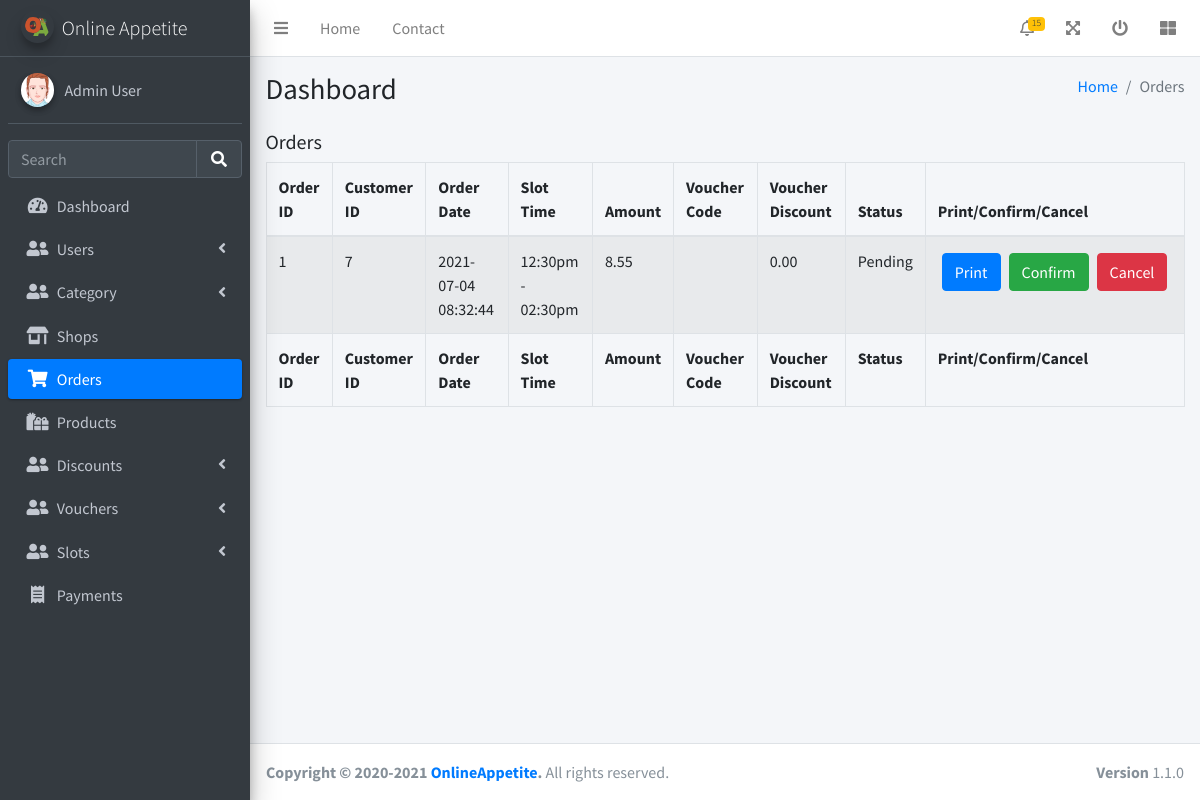
The page /admin/viewOrders.php (signed in) on the database its author committed.
### tables this page shows
CREATE TABLE ORDERS (
	ORDER_ID INTEGER NOT NULL PRIMARY KEY AUTOINCREMENT,
	USER_ID INTEGER NOT NULL,
	SLOT_ID INTEGER NOT NULL,
	STATUS INTEGER DEFAULT 1,
	ORDER_DATE DATETIME(0) DEFAULT CURRENT_TIMESTAMP,
	AMOUNT INTEGER NOT NULL,
	VOUCHER_CODE VARCHAR(30) NULL,
	VOUCHER_DISCOUNT INTEGER NULL,
	FOREIGN KEY (USER_ID) REFERENCES USERS (USER_ID) ON DELETE CASCADE
);

CREATE TABLE SLOTS (
	SLOT_ID INTEGER NOT NULL PRIMARY KEY AUTOINCREMENT,
	SLOT_TIME VARCHAR(30) NOT NULL
);

### utils/database.php (called while the page is built, shortened)
<?php
try {
    $conn = new PDO("sqlite:" . __DIR__ . "/../database.sqlite");
    $conn->setAttribute(PDO::ATTR_ERRMODE, PDO::ERRMODE_EXCEPTION);
} catch (PDOException $e) {
    die("Connection failed: " . $e->getMessage());
}
function fetch_all_row($sql)
{
    global $conn;
    $stmt = $conn->prepare($sql);
    $stmt->execute();
    $res = $stmt->fetchAll(PDO::FETCH_ASSOC);
    return $res;
}

### admin/viewOrders.php (the view, shortened to what this page needs)
<?php
require_once '../utils/database.php';
?>
<!DOCTYPE html>
<html lang="en">
<head>
  <link rel="stylesheet" href="/css/fontawesome-free/css/all.min.css">
  <link rel="stylesheet" href="/css/datatables-bs4/dataTables.bootstrap4.min.css">
  <link rel="stylesheet" href="/css/datatables-responsive/responsive.bootstrap4.min.css">
  <link rel="stylesheet" href="/css/datatables-buttons/buttons.bootstrap4.min.css">
  <link rel="stylesheet" href="https://code.ionicframework.com/ionicons/2.0.1/css/ionicons.min.css">
  <link rel="stylesheet" href="/css/adminlte/adminlte.min.css">
</head>
<body class="hold-transition sidebar-mini">
  <div class="wrapper">
    <?php
    include 'header.php';
    $orders = fetch_all_row('SELECT * FROM ORDERS INNER JOIN SLOTS USING (SLOT_ID)');
    ?>
    <div class="content-wrapper">
      <section class="content-header">
        <div class="container-fluid">
          <div class="row mb-2">
            <div class="col-sm-6">
              <h1>Dashboard</h1>
            </div>
            <div class="col-sm-6">
              <ol class="breadcrumb float-sm-right">
                <li class="breadcrumb-item"><a href="#">Home</a></li>
                <li class="breadcrumb-item active">Orders</li>
              </ol>
            </div>
          </div>
        </div>
      </section>
      <section class="content">
        <div class="container-fluid">
          <h5 class="mb-2">Orders</h5>
          <table id="shopTable" class="table table-bordered table-striped">
            <thead>
              <tr>
                <th>Order ID</th>
                <th>Customer ID</th>
                <th>Order Date</th>
                <th>Slot Time</th>
                <th>Amount</th>
                <th>Voucher Code</th>
                <th>Voucher Discount</th>
                <th>Status</th>
                <th class="no-sort no-search">Print/Confirm/Cancel</th>
              </tr>
            </thead>
            <tbody>
              <?php foreach ($orders as $order) { ?>
                <tr>
                  <td><?= $order['ORDER_ID'] ?></td>
                  <td><?= $order['USER_ID'] ?></td>
                  <td><?= $order['ORDER_DATE'] ?></td>
                  <td><?= $order['SLOT_TIME'] ?></td>
                  <td><?= number_format($order['AMOUNT'] / 100, 2) ?></td>
                  <td><?= $order['VOUCHER_CODE'] ?? '-' ?></td>
                  <td><?= number_format($order['VOUCHER_DISCOUNT'] / 100, 2) ?></td>
                  <td><?php
                      switch ($order['STATUS']) {
                        case 1:
                          echo 'Pending';
                          break;
                      }
                      ?></td>
                  <td>
                    <div class="d-flex">
                      <form action="../payment/downloadInvoice.php" method="post">
                        <button class="btn btn-primary m-1">Print</button>
                      </form>
                      <?php if ($order['STATUS'] == 1) {
                      ?>
                        <button class="btn btn-success m-1" onclick="window.location.replace('confirmOrder.php?id=<?= $order['ORDER_ID'] ?>')">Confirm</button>
                        <button class="btn btn-danger m-1" onclick="window.location.replace('cancelOrder.php?id=<?= $order['ORDER_ID'] ?>')">Cancel</button>
                      <?php
                      } elseif ($order['STATUS'] == 2) {
                      ?>
                        <button class="btn disabled btn-success m-1">Confirmed</button>
                        <button class="btn disabled btn-secondary m-1">Cancel</button>
                      <?php
                      } else {
                      ?>
                      <button class="btn disabled btn-secondary m-1">Confirm</button>
                      <button class="btn disabled btn-danger m-1">Cancelled</button>
                      <?php
                      }
                      ?>
                    </div>
                  </td>
                </tr>
              <?php } ?>
            </tbody>
            <tfoot>
              <tr>
                <th>Order ID</th>
                <th>Customer ID</th>
                <th>Order Date</th>
                <th>Slot Time</th>
                <th>Amount</th>
                <th>Voucher Code</th>
                <th>Voucher Discount</th>
                <th>Status</th>
                <th>Print/Confirm/Cancel</th>
              </tr>
            </tfoot>
          </table>
        </div>
      </section>
    </div>
    <?php include 'footer.php'; ?>
  </div>
</body>
</html>

### rows shown on the page
orders: ORDER_ID "1", USER_ID "7", ORDER_DATE "2021-07-04 08:32:44", SLOT_ID.SLOT_TIME "12:30pm - 02:30pm", $order['AMOUNT']/100 "8.55", $order['VOUCHER_DISCOUNT']/100 "0.00", STATUS "Pending"

### other values the page prints
$_SESSION['admin']['FULL_NAME'] "Admin User"
